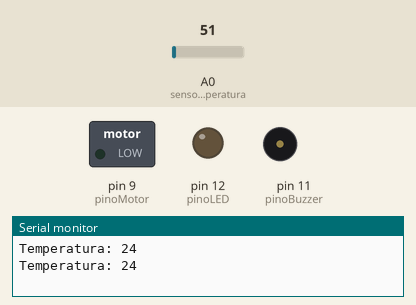
Recording of a sketch running on a simulated Arduino Uno, built with avr-gcc and run on an emulated ATmega328P. On the bench: switched loads named in the sketch (green lamp = pin HIGH), output pins drawn as LEDs (lit = HIGH), buzzer (waves = sounding), the last lines printed to the serial monitor. Inputs (shaded band) come from the test bench; at power-on: A0 (sensorTemperatura) = 51.

Above: at 1.8 s.
1.9 s: A0 (sensorTemperatura) set to 58
3.4 s: A0 (sensorTemperatura) set to 66
At 5.2 s:
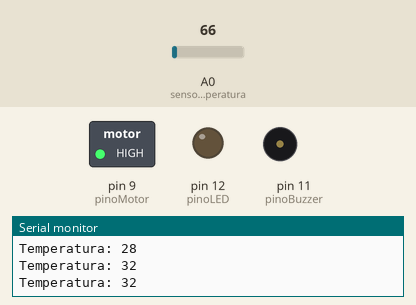
5.5 s: A0 (sensorTemperatura) set to 93
7.2 s: A0 (sensorTemperatura) set to 108
At 9.3 s:
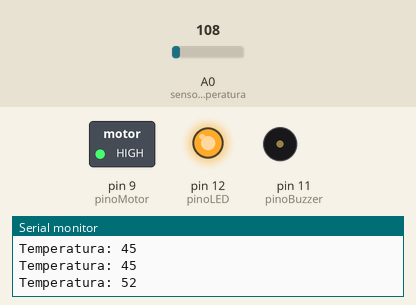
11.3 s: A0 (sensorTemperatura) set to 86
At 14.3 s:
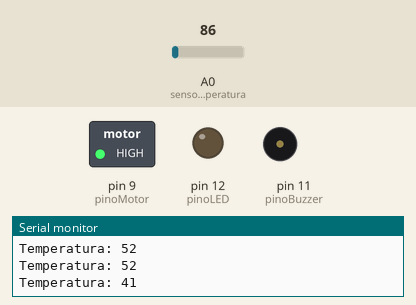
15.4 s: A0 (sensorTemperatura) set to 61
At 17.1 s:
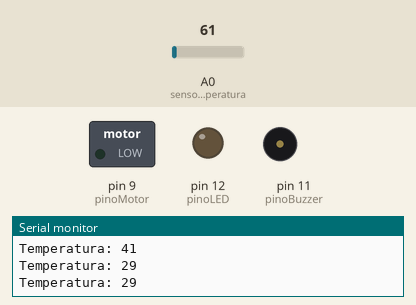
Timing chart, 0 to 18.5 s (numbered marks = the images above; inputs shaded):
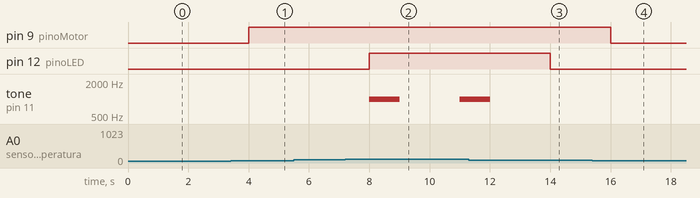

Measured:
- the behaviour switches between 61 and 62 on A0 (sensorTemperatura) (found by bisection; images 0 and 1)
- the behaviour switches between 102 and 103 on A0 (sensorTemperatura) (found by bisection; images 1 and 2)
- after the input at 3.4 s, pin 9 (pinoMotor): LOW → HIGH after 0.60 s
- after the input at 7.2 s, pin 12 (pinoLED): LOW → HIGH after 0.80 s; tone on pin 11 (pinoBuzzer): silent → 1000 Hz after 0.80 s, → silent 1.0 s later, → 1000 Hz 2.0 s later
- after the input at 11.3 s, pin 12 (pinoLED): HIGH → LOW after 2.7 s; tone on pin 11 (pinoBuzzer): goes on until 12.0 s, then stays silent
- after the input at 15.4 s, pin 9 (pinoMotor): HIGH → LOW after 0.61 s

The sketch:

projeto_dio1.ino
```cpp
// Definição dos pinos utilizados
const int sensorTemperatura = A0;  // Pino analógico do sensor de temperatura
const int pinoMotor = 9;           // Pino para o controle do motor
const int pinoLED = 12;            // Pino para o LED
const int pinoBuzzer = 11;         // Pino para o buzzer

void setup() {
  Serial.begin(9600);  // Inicializa a comunicação serial
  pinMode(pinoMotor, OUTPUT);
  pinMode(pinoLED, OUTPUT);
  pinMode(pinoBuzzer, OUTPUT);
}

void loop() {
  int temperatura = lerTemperatura();
  Serial.print("Temperatura: ");
  Serial.println(temperatura);

  // Verifica a temperatura e toma ações baseadas nos valores
  if (temperatura >= 30 && temperatura < 50) {
    acionarVentilador();  // Aciona o motor do ventilador
  } else if (temperatura >= 50) {
    emergencia();  // Ativa o LED vermelho e o buzzer em caso de emergência
  } else {
    desligarComponentes();  // Desliga todos os componentes
  }

  delay(1000);  // Aguarda 1 segundo antes de fazer a próxima leitura
}

int lerTemperatura() {
  int valorSensor = analogRead(sensorTemperatura);
  float tensao = (valorSensor * 5.0) / 1024.0;  // Tensão do sensor
  float temperaturaC = (tensao * 100.0);  // Conversão para temperatura em Celsius
  return temperaturaC;
}

void acionarVentilador() {
  digitalWrite(pinoMotor, HIGH);  // Liga o motor do ventilador
  digitalWrite(pinoLED, LOW);     // Garante que o LED está desligado
  digitalWrite(pinoBuzzer, LOW);  // Garante que o buzzer está desligado
}

void emergencia() {
  digitalWrite(pinoLED, HIGH);    // Liga o LED vermelho
  tone(pinoBuzzer, 1000);         // Ativa o buzzer em frequência de 1000 Hz
  delay(1000);                    // Espera por um segundo
  noTone(pinoBuzzer);             // Desliga o buzzer
  delay(1000);                    // Espera por um segundo
}

void desligarComponentes() {
  digitalWrite(pinoMotor, LOW);   // Desliga o motor do ventilador
  digitalWrite(pinoLED, LOW);     // Desliga o LED
  noTone(pinoBuzzer);             // Desliga o buzzer
}
```
